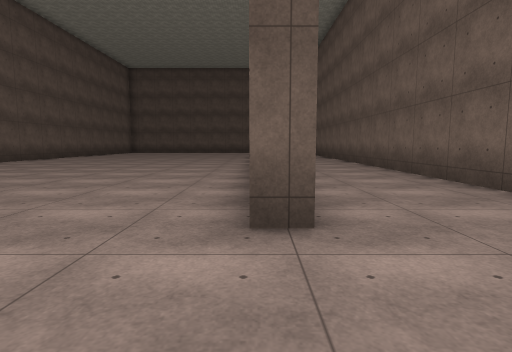
[1] (above)

16 first-person views from a walk through a 3-D level made in the Unity game engine. The camera is 1.3 m above the floor, tilts 6° down and sees 80° across. The floor is counted in squares, 2 m on a side. Each view is taken from the middle of a square. On the plan, view 1 faces up. The plan holds only what a view shows up to about 10 squares ahead; the rest is blank. The place goes on beyond the plan. The player is left out. Surface patterns are stand-ins for the level's own textures.

[2]
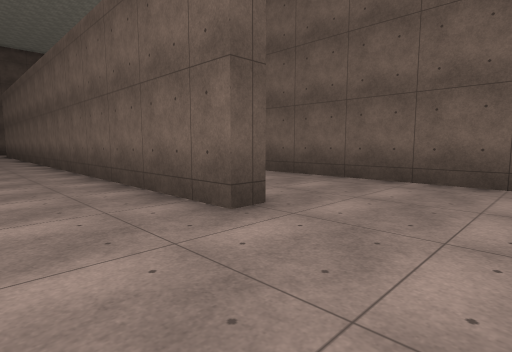

[3]
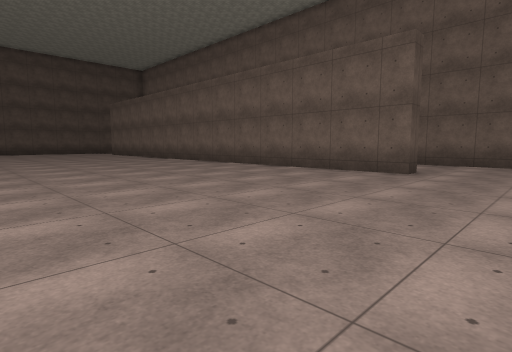

[4]
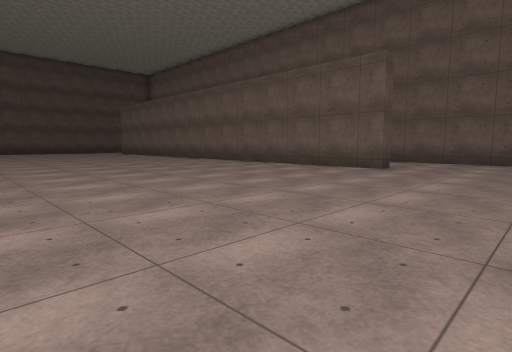

[5]
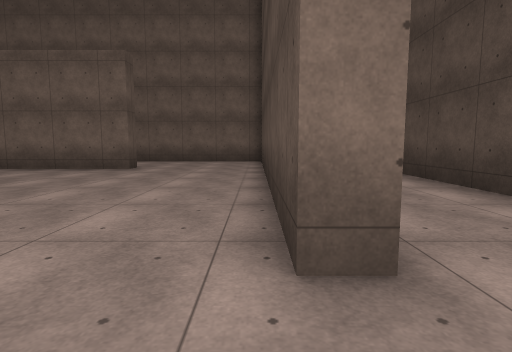

[6]
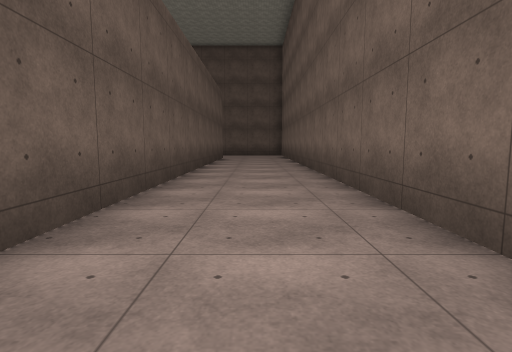

[7]
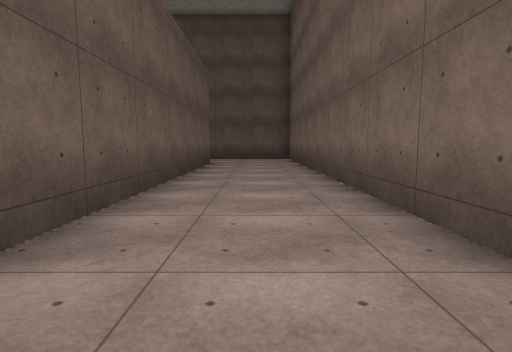

[8]
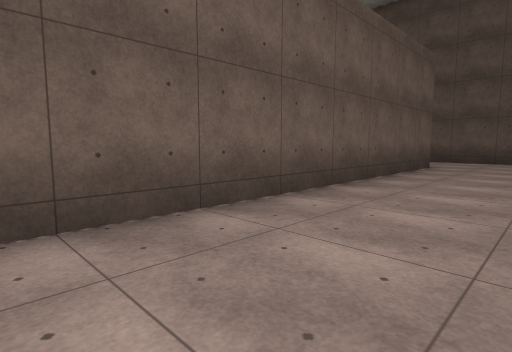

[9]
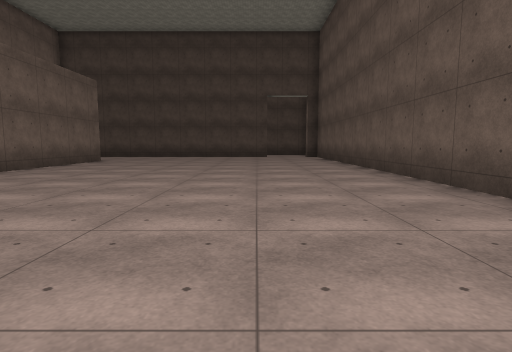

[10]
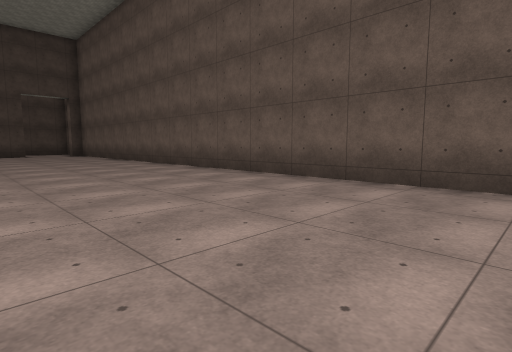

[11]
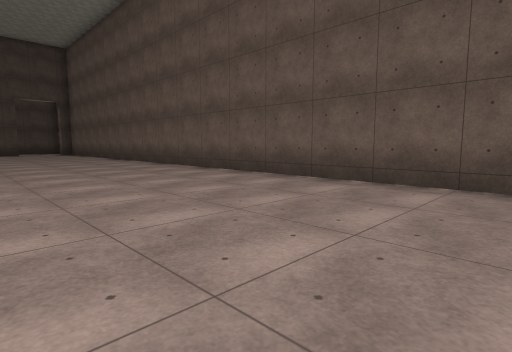

[12]
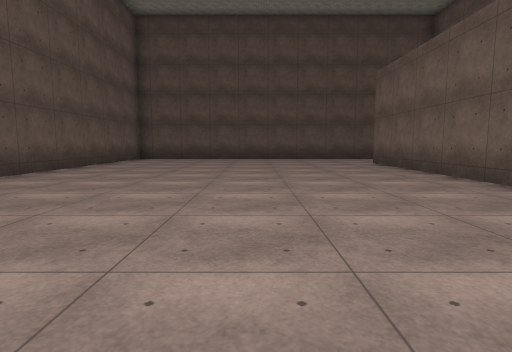

[13]
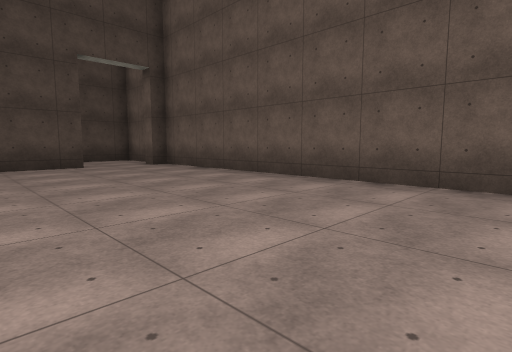

[14]
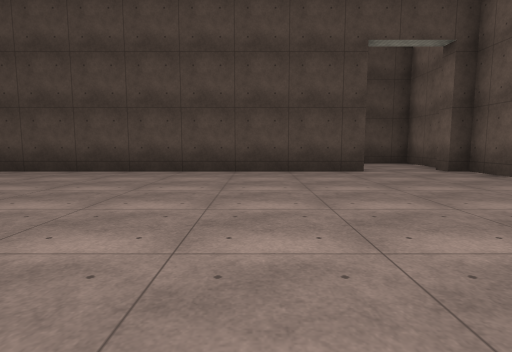

[15]
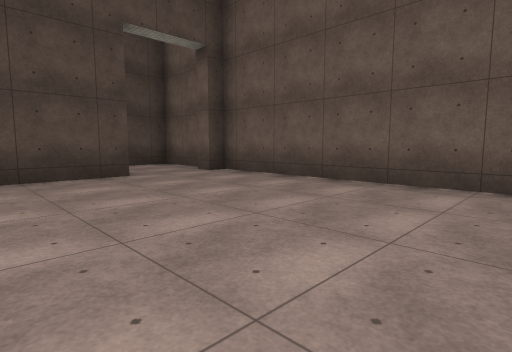

[16]
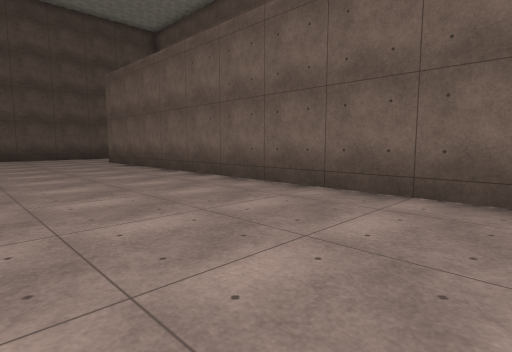

### Floor plan
Points are (right, up) in squares from view 1. A wall is a line through its corners. A room is listed if a view was taken in it or the views show most of it. See-through windows are left out.
Room 1 (views 1, 2, 3, 6, 7, 8, 9, 10, 11, 12, 13, 14, 15, 16)
walls: (0.5, 2.3) (0, 2.3) (0, 19.1); (-6.6, -1.2) (2.1, -1.2); (0.5, 19.4) (0.5, 6.8); (3.5, 0) (3.5, 18.9); (-9.1, 19.1) (-9.1, -1.2)
ways out: opening at (-7.5, -1) to room 2; gap at (0, 19)
Room 2 (views 4, 5)
walls: (-4.3, -4.2) (-1.3, -4.2); (-6.6, -1.7) (-6.6, -1.2); (-8.6, -1.2) (-8.6, -1.7); (-9.1, -2.4) (-9.1, -4.2) (-7.8, -4.2)
ways out: opening at (-7.5, -1) to room 1

Where each view was taken, in squares from view 1:
view 1: 0 up, 0 right, facing up
view 2: 0 up, 2 left, facing up-right
view 3: 0 up, 7 left, facing up-right
view 4: 1 down, 8 left, facing up-right
view 5: 1 down, 8 left, facing right
view 6: 5 up, 2 right, facing up
view 7: 9 up, 2 right, facing up
view 8: 10 up, 3 right, facing up-left
view 9: 14 up, 6 left, facing down
view 10: 17 up, 4 left, facing down-left
view 11: 19 up, 4 left, facing down-left
view 12: 9 up, 4 left, facing up
view 13: 8 up, 4 left, facing down-left
view 14: 6 up, 4 left, facing down
view 15: 5 up, 4 left, facing down-left
view 16: 8 up, 4 left, facing up-right
